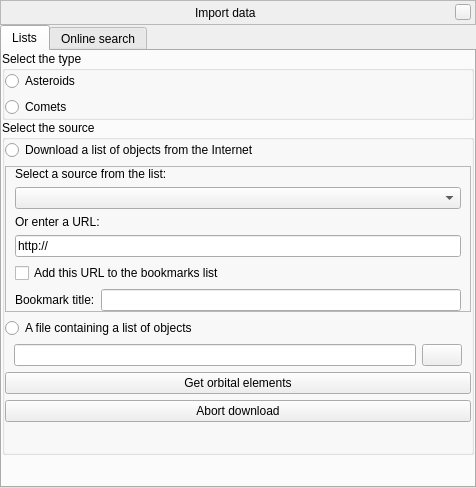
<?xml version="1.0" encoding="UTF-8"?>
<ui version="4.0">
 <author>Bogdan Marinov</author>
 <class>mpcImportWindow</class>
 <widget class="QWidget" name="mpcImportWindow">
  <property name="geometry">
   <rect>
    <x>0</x>
    <y>0</y>
    <width>476</width>
    <height>488</height>
   </rect>
  </property>
  <layout class="QVBoxLayout" name="verticalLayout_2">
   <property name="spacing">
    <number>0</number>
   </property>
   <property name="margin">
    <number>0</number>
   </property>
   <item>
    <widget class="BarFrame" name="TitleBar">
     <property name="sizePolicy">
      <sizepolicy hsizetype="Expanding" vsizetype="Minimum">
       <horstretch>0</horstretch>
       <verstretch>0</verstretch>
      </sizepolicy>
     </property>
     <property name="minimumSize">
      <size>
       <width>0</width>
       <height>25</height>
      </size>
     </property>
     <property name="maximumSize">
      <size>
       <width>16777215</width>
       <height>30</height>
      </size>
     </property>
     <property name="focusPolicy">
      <enum>Qt::NoFocus</enum>
     </property>
     <property name="autoFillBackground">
      <bool>false</bool>
     </property>
     <property name="frameShape">
      <enum>QFrame::StyledPanel</enum>
     </property>
     <layout class="QHBoxLayout" name="_2">
      <property name="spacing">
       <number>6</number>
      </property>
      <property name="leftMargin">
       <number>0</number>
      </property>
      <property name="topMargin">
       <number>0</number>
      </property>
      <property name="rightMargin">
       <number>4</number>
      </property>
      <property name="bottomMargin">
       <number>0</number>
      </property>
      <item>
       <spacer name="leftSpacer">
        <property name="orientation">
         <enum>Qt::Horizontal</enum>
        </property>
        <property name="sizeHint" stdset="0">
         <size>
          <width>40</width>
          <height>20</height>
         </size>
        </property>
       </spacer>
      </item>
      <item>
       <widget class="QLabel" name="stelWindowTitle">
        <property name="text">
         <string extracomment="The title of the window will be set during runtime">Import data</string>
        </property>
       </widget>
      </item>
      <item>
       <spacer name="rightSpacer">
        <property name="orientation">
         <enum>Qt::Horizontal</enum>
        </property>
        <property name="sizeHint" stdset="0">
         <size>
          <width>40</width>
          <height>20</height>
         </size>
        </property>
       </spacer>
      </item>
      <item>
       <widget class="QPushButton" name="closeStelWindow">
        <property name="minimumSize">
         <size>
          <width>16</width>
          <height>16</height>
         </size>
        </property>
        <property name="maximumSize">
         <size>
          <width>16</width>
          <height>16</height>
         </size>
        </property>
        <property name="focusPolicy">
         <enum>Qt::NoFocus</enum>
        </property>
        <property name="text">
         <string/>
        </property>
       </widget>
      </item>
     </layout>
    </widget>
   </item>
   <item>
    <widget class="QStackedWidget" name="stackedWidget">
     <property name="currentIndex">
      <number>0</number>
     </property>
     <widget class="QWidget" name="pageSource">
      <layout class="QVBoxLayout" name="verticalLayout_7">
       <property name="spacing">
        <number>0</number>
       </property>
       <property name="margin">
        <number>0</number>
       </property>
       <item>
        <widget class="QTabWidget" name="tabWidget">
         <property name="currentIndex">
          <number>0</number>
         </property>
         <widget class="QWidget" name="tabLists">
          <attribute name="title">
           <string>Lists</string>
          </attribute>
          <layout class="QVBoxLayout" name="verticalLayout">
           <property name="spacing">
            <number>0</number>
           </property>
           <property name="margin">
            <number>0</number>
           </property>
           <item>
            <widget class="QGroupBox" name="groupBoxType">
             <property name="title">
              <string>Select the type</string>
             </property>
             <layout class="QVBoxLayout" name="verticalLayoutType_3">
              <property name="margin">
               <number>0</number>
              </property>
              <item>
               <widget class="QRadioButton" name="radioButtonAsteroids">
                <property name="text">
                 <string>Asteroids</string>
                </property>
               </widget>
              </item>
              <item>
               <widget class="QRadioButton" name="radioButtonComets">
                <property name="text">
                 <string>Comets</string>
                </property>
               </widget>
              </item>
             </layout>
            </widget>
           </item>
           <item>
            <widget class="QGroupBox" name="groupBoxSource">
             <property name="title">
              <string>Select the source</string>
             </property>
             <layout class="QVBoxLayout" name="verticalLayout_8">
              <property name="margin">
               <number>0</number>
              </property>
              <item>
               <widget class="QRadioButton" name="radioButtonURL">
                <property name="text">
                 <string>Download a list of objects from the Internet</string>
                </property>
               </widget>
              </item>
              <item>
               <widget class="QFrame" name="frameURL">
                <property name="frameShape">
                 <enum>QFrame::StyledPanel</enum>
                </property>
                <property name="frameShadow">
                 <enum>QFrame::Raised</enum>
                </property>
                <layout class="QVBoxLayout" name="verticalLayout_9">
                 <property name="topMargin">
                  <number>0</number>
                 </property>
                 <property name="bottomMargin">
                  <number>0</number>
                 </property>
                 <item>
                  <widget class="QLabel" name="labelSelect">
                   <property name="text">
                    <string>Select a source from the list:</string>
                   </property>
                  </widget>
                 </item>
                 <item>
                  <widget class="QComboBox" name="comboBoxBookmarks"/>
                 </item>
                 <item>
                  <widget class="QLabel" name="labelEnter">
                   <property name="text">
                    <string>Or enter a URL:</string>
                   </property>
                  </widget>
                 </item>
                 <item>
                  <widget class="QFrame" name="frameBookmarkURL">
                   <layout class="QHBoxLayout" name="horizontalLayoutBookmarkURL">
                    <property name="margin">
                     <number>0</number>
                    </property>
                    <item>
                     <widget class="QLineEdit" name="lineEditURL">
                      <property name="inputMethodHints">
                       <set>Qt::ImhUrlCharactersOnly</set>
                      </property>
                      <property name="text">
                       <string notr="true">http://</string>
                      </property>
                     </widget>
                    </item>
                   </layout>
                  </widget>
                 </item>
                 <item>
                  <widget class="QCheckBox" name="checkBoxAddBookmark">
                   <property name="text">
                    <string>Add this URL to the bookmarks list</string>
                   </property>
                  </widget>
                 </item>
                 <item>
                  <widget class="QFrame" name="frameBookmarkTitle">
                   <layout class="QHBoxLayout" name="horizontalLayoutBookmarkName">
                    <property name="margin">
                     <number>0</number>
                    </property>
                    <item>
                     <widget class="QLabel" name="labelBookmarkTitle">
                      <property name="text">
                       <string>Bookmark title:</string>
                      </property>
                     </widget>
                    </item>
                    <item>
                     <widget class="QLineEdit" name="lineEditBookmarkTitle"/>
                    </item>
                   </layout>
                  </widget>
                 </item>
                </layout>
               </widget>
              </item>
              <item>
               <widget class="QRadioButton" name="radioButtonFile">
                <property name="text">
                 <string>A file containing a list of objects</string>
                </property>
               </widget>
              </item>
              <item>
               <widget class="QFrame" name="frameFile">
                <layout class="QHBoxLayout" name="horizontalLayoutFile_2">
                 <property name="topMargin">
                  <number>0</number>
                 </property>
                 <property name="bottomMargin">
                  <number>0</number>
                 </property>
                 <item>
                  <widget class="QLineEdit" name="lineEditFilePath">
                   <property name="inputMethodHints">
                    <set>Qt::ImhNone</set>
                   </property>
                  </widget>
                 </item>
                 <item>
                  <widget class="QPushButton" name="pushButtonBrowse">
                   <property name="icon">
                    <iconset resource="../../../../data/gui/guiRes.qrc">
                     <normaloff>:/graphicGui/folder.png</normaloff>:/graphicGui/folder.png</iconset>
                   </property>
                  </widget>
                 </item>
                </layout>
               </widget>
              </item>
              <item>
               <widget class="QPushButton" name="pushButtonAcquire">
                <property name="text">
                 <string>Get orbital elements</string>
                </property>
               </widget>
              </item>
              <item>
               <widget class="QPushButton" name="pushButtonAbortDownload">
                <property name="text">
                 <string>Abort download</string>
                </property>
               </widget>
              </item>
              <item>
               <spacer name="verticalSpacer">
                <property name="orientation">
                 <enum>Qt::Vertical</enum>
                </property>
                <property name="sizeHint" stdset="0">
                 <size>
                  <width>20</width>
                  <height>40</height>
                 </size>
                </property>
               </spacer>
              </item>
             </layout>
            </widget>
           </item>
           <item>
            <spacer name="verticalSpacer_2">
             <property name="orientation">
              <enum>Qt::Vertical</enum>
             </property>
             <property name="sizeHint" stdset="0">
              <size>
               <width>20</width>
               <height>40</height>
              </size>
             </property>
            </spacer>
           </item>
          </layout>
         </widget>
         <widget class="QWidget" name="tabSearch">
          <attribute name="title">
           <string>Online search</string>
          </attribute>
          <layout class="QVBoxLayout" name="verticalLayout_11">
           <item>
            <widget class="QGroupBox" name="groupBoxSearch">
             <property name="title">
              <string>Online search</string>
             </property>
             <layout class="QVBoxLayout" name="verticalLayout_10">
              <property name="margin">
               <number>0</number>
              </property>
              <item>
               <widget class="QLabel" name="labelQueryLink">
                <property name="text">
                 <string notr="true">Query the MPC's &lt;a href=&quot;http://www.minorplanetcenter.net/iau/MPEph/MPEph.html&quot;&gt;Minor Planet &amp;amp; Comet Ephemeris Service&lt;/a&gt;:</string>
                </property>
                <property name="wordWrap">
                 <bool>true</bool>
                </property>
                <property name="openExternalLinks">
                 <bool>true</bool>
                </property>
               </widget>
              </item>
              <item>
               <widget class="QFrame" name="frameSearch">
                <property name="frameShape">
                 <enum>QFrame::StyledPanel</enum>
                </property>
                <property name="frameShadow">
                 <enum>QFrame::Raised</enum>
                </property>
                <layout class="QHBoxLayout" name="horizontalLayout">
                 <property name="margin">
                  <number>0</number>
                 </property>
                 <item>
                  <widget class="QLineEdit" name="lineEditQuery"/>
                 </item>
                 <item>
                  <widget class="QPushButton" name="pushButtonSendQuery">
                   <property name="icon">
                    <iconset resource="../../../../data/gui/guiRes.qrc">
                     <normaloff>:/graphicGui/searchButtonImage.png</normaloff>:/graphicGui/searchButtonImage.png</iconset>
                   </property>
                  </widget>
                 </item>
                 <item>
                  <widget class="QPushButton" name="pushButtonAbortQuery">
                   <property name="icon">
                    <iconset resource="../../../../data/gui/guiRes.qrc">
                     <normaloff>:/graphicGui/closeButton-hover.png</normaloff>:/graphicGui/closeButton-hover.png</iconset>
                   </property>
                  </widget>
                 </item>
                </layout>
               </widget>
              </item>
              <item>
               <widget class="QLabel" name="labelQueryMessage">
                <property name="alignment">
                 <set>Qt::AlignCenter</set>
                </property>
               </widget>
              </item>
              <item>
               <widget class="QLabel" name="labelQueryInstructions">
                <property name="text">
                 <string notr="true">Only one result will be returned if the query is successful.&lt;br&gt;Both comets and asteroids can be identified with their number, name or provisional designation.&lt;br&gt;Comet &lt;i&gt;names&lt;/i&gt; need to be prefixed with &lt;b&gt;C/&lt;/b&gt; or &lt;b&gt;P/&lt;/b&gt;. If more than one comet matches a name, only the first result will be returned. For example, &quot;C/Halley&quot; will return 1P/Halley, Halley's Comet, but &quot;Halley&quot; will return the asteroid (2688) Halley.</string>
                </property>
                <property name="wordWrap">
                 <bool>true</bool>
                </property>
               </widget>
              </item>
             </layout>
            </widget>
           </item>
           <item>
            <spacer name="verticalSpacerSearch">
             <property name="orientation">
              <enum>Qt::Vertical</enum>
             </property>
             <property name="sizeHint" stdset="0">
              <size>
               <width>20</width>
               <height>40</height>
              </size>
             </property>
            </spacer>
           </item>
          </layout>
         </widget>
        </widget>
       </item>
      </layout>
     </widget>
     <widget class="QWidget" name="pageResult">
      <layout class="QVBoxLayout" name="verticalLayout_3">
       <property name="spacing">
        <number>0</number>
       </property>
       <property name="margin">
        <number>0</number>
       </property>
       <item>
        <widget class="QGroupBox" name="groupBoxObjects">
         <property name="title">
          <string>Objects found</string>
         </property>
         <layout class="QVBoxLayout" name="verticalLayout_4">
          <property name="margin">
           <number>0</number>
          </property>
          <item>
           <widget class="QLabel" name="labelInstructions">
            <property name="text">
             <string>Mark the objects you wish to be imported. In &lt;i&gt;italic&lt;/i&gt; are listed names that match the names of already loaded objects. In &lt;b&gt;bold&lt;/b&gt; are listed names that match the names of objects inherited from Stellarium's default Solar System configuration.&lt;br/&gt;Note that adding a large number of objects may cause Stellarium to run slowly.</string>
            </property>
            <property name="wordWrap">
             <bool>true</bool>
            </property>
           </widget>
          </item>
          <item>
           <widget class="QRadioButton" name="radioButtonOverwrite">
            <property name="text">
             <string>Overwrite existing objects</string>
            </property>
           </widget>
          </item>
          <item>
           <widget class="QRadioButton" name="radioButtonUpdate">
            <property name="text">
             <string>Update existing objects</string>
            </property>
           </widget>
          </item>
          <item>
           <widget class="QCheckBox" name="checkBoxOnlyOrbitalElements">
            <property name="text">
             <string>Update only the orbital elements</string>
            </property>
            <property name="checked">
             <bool>true</bool>
            </property>
           </widget>
          </item>
          <item>
           <widget class="QLineEdit" name="lineEditSearch"/>
          </item>
          <item>
           <widget class="QListView" name="listViewObjects">
            <property name="selectionMode">
             <enum>QAbstractItemView::NoSelection</enum>
            </property>
            <property name="uniformItemSizes">
             <bool>true</bool>
            </property>
           </widget>
          </item>
          <item>
           <widget class="QFrame" name="frameMarkButtons">
            <property name="frameShape">
             <enum>QFrame::StyledPanel</enum>
            </property>
            <property name="frameShadow">
             <enum>QFrame::Raised</enum>
            </property>
            <layout class="QHBoxLayout" name="horizontalLayoutMarkButtons">
             <property name="margin">
              <number>0</number>
             </property>
             <item>
              <widget class="QPushButton" name="pushButtonMarkAll">
               <property name="text">
                <string>Mark all</string>
               </property>
              </widget>
             </item>
             <item>
              <widget class="QPushButton" name="pushButtonMarkNone">
               <property name="text">
                <string>Mark none</string>
               </property>
              </widget>
             </item>
             <item>
              <widget class="QPushButton" name="pushButtonDiscard">
               <property name="text">
                <string>Discard</string>
               </property>
              </widget>
             </item>
            </layout>
           </widget>
          </item>
          <item>
           <widget class="QPushButton" name="pushButtonAdd">
            <property name="text">
             <string>Add objects</string>
            </property>
           </widget>
          </item>
         </layout>
        </widget>
       </item>
      </layout>
     </widget>
    </widget>
   </item>
  </layout>
 </widget>
 <customwidgets>
  <customwidget>
   <class>BarFrame</class>
   <extends>QFrame</extends>
   <header>Dialog.hpp</header>
   <container>1</container>
  </customwidget>
 </customwidgets>
 <tabstops>
  <tabstop>tabWidget</tabstop>
  <tabstop>radioButtonAsteroids</tabstop>
  <tabstop>radioButtonComets</tabstop>
  <tabstop>radioButtonURL</tabstop>
  <tabstop>comboBoxBookmarks</tabstop>
  <tabstop>lineEditURL</tabstop>
  <tabstop>checkBoxAddBookmark</tabstop>
  <tabstop>lineEditBookmarkTitle</tabstop>
  <tabstop>radioButtonFile</tabstop>
  <tabstop>lineEditFilePath</tabstop>
  <tabstop>pushButtonBrowse</tabstop>
  <tabstop>pushButtonAcquire</tabstop>
  <tabstop>pushButtonAbortDownload</tabstop>
  <tabstop>radioButtonOverwrite</tabstop>
  <tabstop>radioButtonUpdate</tabstop>
  <tabstop>checkBoxOnlyOrbitalElements</tabstop>
  <tabstop>lineEditSearch</tabstop>
  <tabstop>listViewObjects</tabstop>
  <tabstop>pushButtonMarkAll</tabstop>
  <tabstop>pushButtonMarkNone</tabstop>
  <tabstop>pushButtonDiscard</tabstop>
  <tabstop>pushButtonAdd</tabstop>
  <tabstop>pushButtonSendQuery</tabstop>
  <tabstop>lineEditQuery</tabstop>
  <tabstop>pushButtonAbortQuery</tabstop>
 </tabstops>
 <resources>
  <include location="../../../../data/gui/guiRes.qrc"/>
 </resources>
 <connections>
  <connection>
   <sender>radioButtonFile</sender>
   <signal>clicked()</signal>
   <receiver>pushButtonBrowse</receiver>
   <slot>setFocus()</slot>
   <hints>
    <hint type="sourcelabel">
     <x>131</x>
     <y>364</y>
    </hint>
    <hint type="destinationlabel">
     <x>468</x>
     <y>397</y>
    </hint>
   </hints>
  </connection>
  <connection>
   <sender>radioButtonURL</sender>
   <signal>clicked()</signal>
   <receiver>lineEditURL</receiver>
   <slot>setFocus()</slot>
   <hints>
    <hint type="sourcelabel">
     <x>131</x>
     <y>161</y>
    </hint>
    <hint type="destinationlabel">
     <x>110</x>
     <y>267</y>
    </hint>
   </hints>
  </connection>
  <connection>
   <sender>radioButtonUpdate</sender>
   <signal>toggled(bool)</signal>
   <receiver>checkBoxOnlyOrbitalElements</receiver>
   <slot>setEnabled(bool)</slot>
   <hints>
    <hint type="sourcelabel">
     <x>107</x>
     <y>198</y>
    </hint>
    <hint type="destinationlabel">
     <x>107</x>
     <y>226</y>
    </hint>
   </hints>
  </connection>
  <connection>
   <sender>checkBoxAddBookmark</sender>
   <signal>toggled(bool)</signal>
   <receiver>frameBookmarkTitle</receiver>
   <slot>setVisible(bool)</slot>
   <hints>
    <hint type="sourcelabel">
     <x>152</x>
     <y>295</y>
    </hint>
    <hint type="destinationlabel">
     <x>136</x>
     <y>313</y>
    </hint>
   </hints>
  </connection>
 </connections>
</ui>
